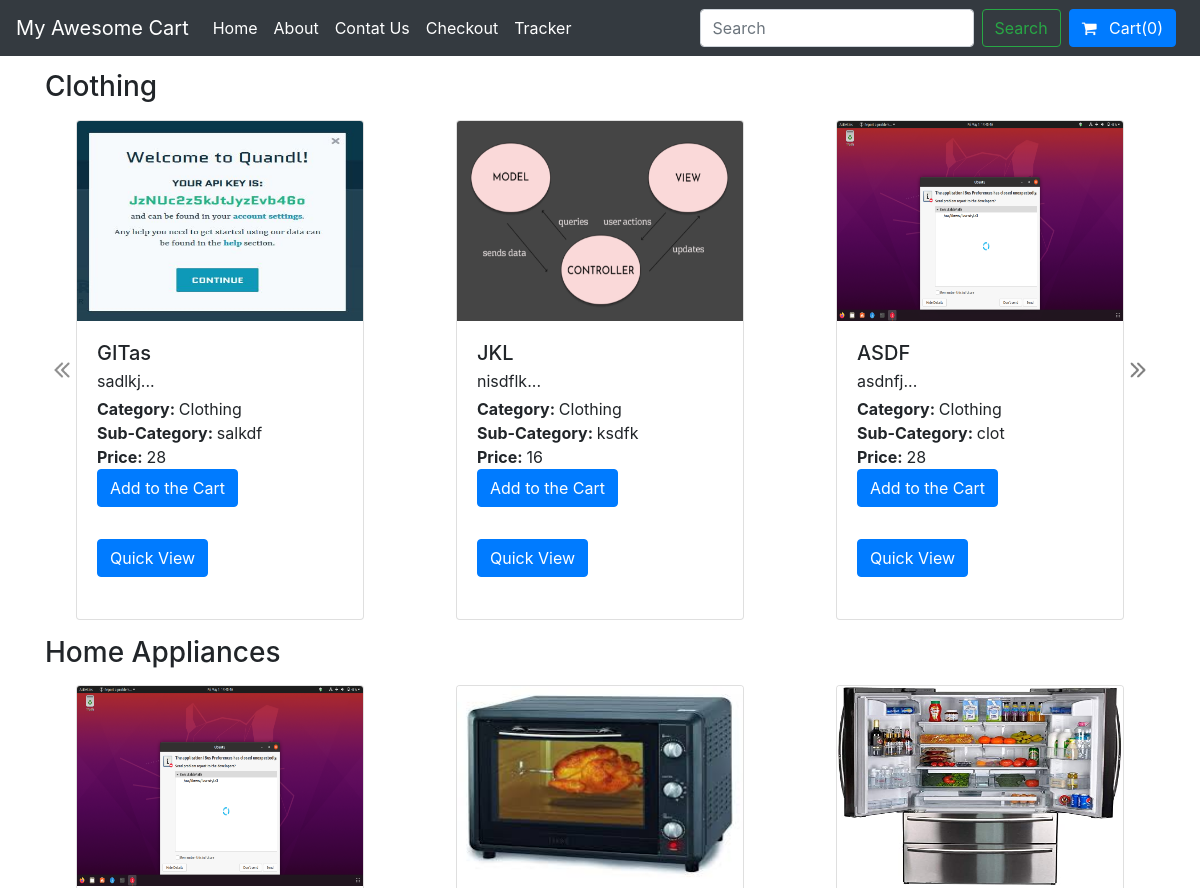
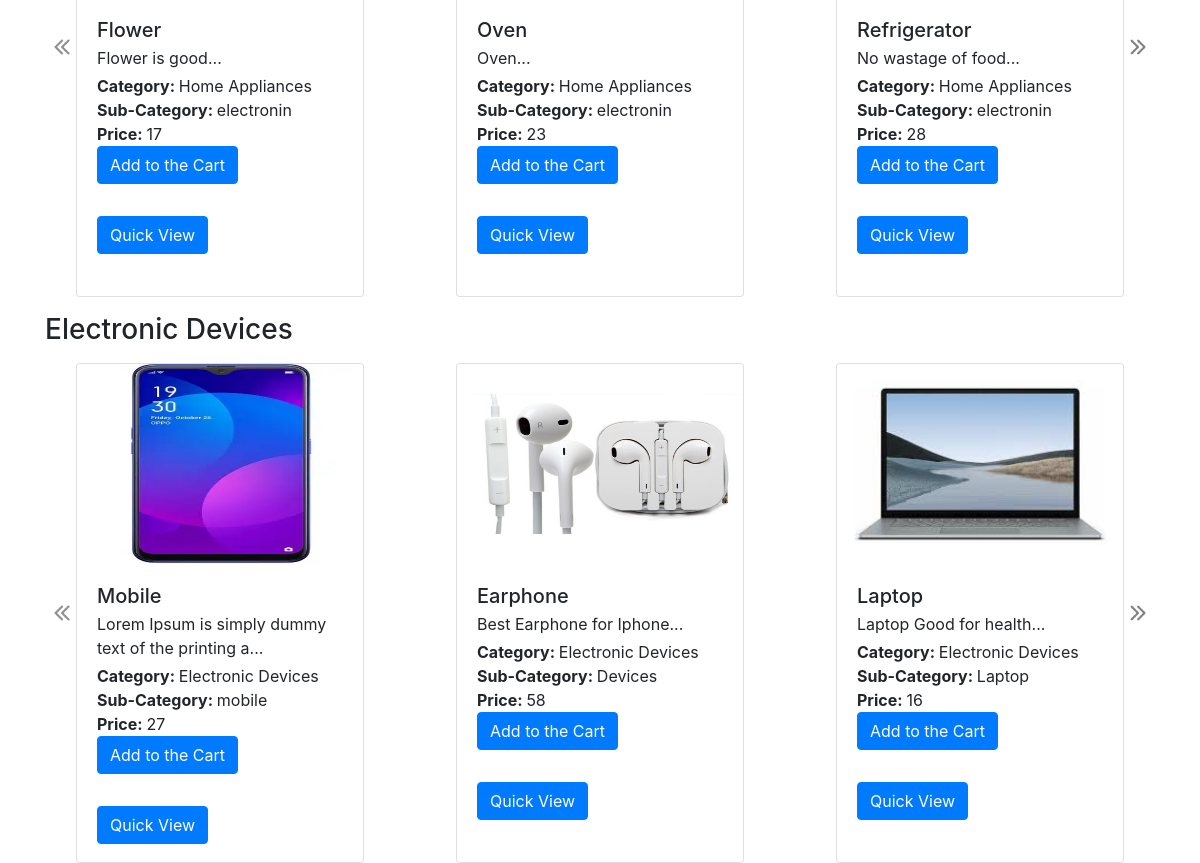
The app's page /shop/ with its own data (2 pictures, top to bottom).
### shop/models.py (models this page shows, shortened)
class Product(models.Model):
    product_id = models.AutoField
    product_name = models.CharField(max_length=50)
    product_description = models.CharField(max_length=300)
    category = models.CharField(max_length=30, default='')
    sub_category = models.CharField(max_length=30, default='')
    price = models.IntegerField(default=0)
    image = models.ImageField(upload_to="shop/images", default='')
    product_pub_date = models.DateField()

### shop/views.py (the view)
# urls.py: path('', views.index),
def index(request):
    all_product = []
    catprods = Product.objects.values('category','id')
    categories = {item['category'] for item in catprods}
    for  category in categories:
        product_list = Product.objects.filter(category = category).order_by('product_pub_date')[::-1]
        n = len(product_list)
        nslides = n//4 + math.ceil(n/4 - n//4)
        all_product.append(product_list)
    dict1 = {'all_products': all_product}
    return render(request,'shop/index.html', dict1)

### shop/templatetags/blog_tags.py (called while the page is built)
@register.filter
def modulo(number, value):
    return number%value == 2

### shop/templates/shop/index.html (shortened to what this page needs)
{% extends 'shop/template.html' %}
{% load static %}
{% load blog_tags %}
{% block content %}
{% for products in all_products %}
  <h3 class="my-3">{{products.0.category}}</h3>
  <div id="carouselExampleControls1{{products.0.id}}" class="carousel slide" data-ride="carousel">
    <div class="carousel-inner">
      <div class="carousel-item active">
        <div class="row">
          <div class="col-md-4 d-flex justify-content-center">
            <div class="card" style="width: 18rem; height: 500px;">
              <img src="/media/{{products.0.image}}" class="card-img-top" alt="..." height="200">
              <div class="card-body">
                <h5 class="card-title mb-1" id="namepr{{ products.0.id }}">{{ products.0.product_name }}</h5>
                <p class="card-text mb-1">
                  {{ products.0.product_description|slice:'0:50' }}...
                </p>
                <span class="font-weight-bold">Category: </span><span>{{ products.0.category }}</span><br>
                <span class="font-weight-bold">Sub-Category: </span><span>{{ products.0.sub_category }}</span><br>
                <span class="font-weight-bold">Price: </span><span>{{ products.0.price }}</span><br>
                <div id="asdfpr{{products.0.id}}" class="asdfpr">
                  <button class="btn btn-primary addToCart text-white" id="pr{{products.0.id}}">
                      Add to the Cart
                  </button>
                </div>
                <br>
                <a href="/shop/product/{{ products.0.id }}" class="btn btn-primary my-2">
                  Quick View
                </a>
              </div>
            </div>
          </div>
      {% for product in products|slice:"1:" %}
        <div class="col-md-4 d-flex justify-content-center">
          <div class="card" style="width: 18rem; height: 500px;">
            <img src="/media/{{product.image}}" class="card-img-top" alt="..." height="200">
            <div class="card-body">
              <h5 class="card-title mb-1" id="namepr{{product.id}}">{{ product.product_name }}</h5>
              <p class="card-text mb-1">
                {{ product.product_description|slice:'0:50' }}...
              </p>
              <span class="font-weight-bold">Category: </span><span>{{ product.category }}</span><br>
              <span class="font-weight-bold">Sub-Category: </span><span>{{ product.sub_category }}</span><br>
              <span class="font-weight-bold">Price: </span><span>{{ product.price }}</span><br>
              <div id="asdfpr{{product.id}}" class="asdfpr">
                <button class="btn btn-primary addToCart text-white" id="pr{{product.id}}">
                    Add to the Cart
                </button>
              </div>
              <br>
              <a href="/shop/product/{{ product.id }}" class="btn btn-primary my-2">
                Quick View
              </a>
            </div>
          </div>
        </div>
        {% if forloop.counter|modulo:3 and forloop.counter > 0 and not forloop.last %}
          </div></div><div class="carousel-item"><div class="row">
        {% endif %}
      {% endfor %}
    </div></div>
    <a class="carousel-control-prev" href="#carouselExampleControls1{{products.0.id}}" role="button" data-slide="prev">
      <span class="carousel-control-prev-icon" aria-hidden="true"></span>
    </a>
    <a class="carousel-control-next" href="#carouselExampleControls1{{products.0.id}}" role="button" data-slide="next">
      <span class="carousel-control-next-icon" aria-hidden="true"></span>
    </a>
  </div>
  </div>
{% endfor %}
{% endblock %}

### records on screen
Product: category "Clothing", image (picture), product_name "GITas", product_description "sadlkj", sub_category "salkdf", price "28"
Product: image (picture), product_name "JKL", product_description "nisdflk", category "Clothing", sub_category "ksdfk", price "16"
Product: image (picture), product_name "ASDF", product_description "asdnfj", category "Clothing", sub_category "clot", price "28"
Product: category "Home Appliances", image (picture), product_name "Flower", product_description "Flower is good", sub_category "electronin", price "17"
Product: image (picture), product_name "Oven", product_description "Oven", category "Home Appliances", sub_category "electronin", price "23"
Product: image (picture), product_name "Refrigerator", product_description "No wastage of food", category "Home Appliances", sub_category "electronin", price "28"
Product: category "Electronic Devices", image (picture), product_name "Mobile", product_description "Lorem Ipsum is simply dummy text of the printing a", sub_category "mobile", price "27"
Product: image (picture), product_name "Earphone", product_description "Best Earphone for Iphone", category "Electronic Devices", sub_category "Devices", price "58"
Product: image (picture), product_name "Laptop", product_description "Laptop Good for health", category "Electronic Devices", sub_category "Laptop", price "16"
